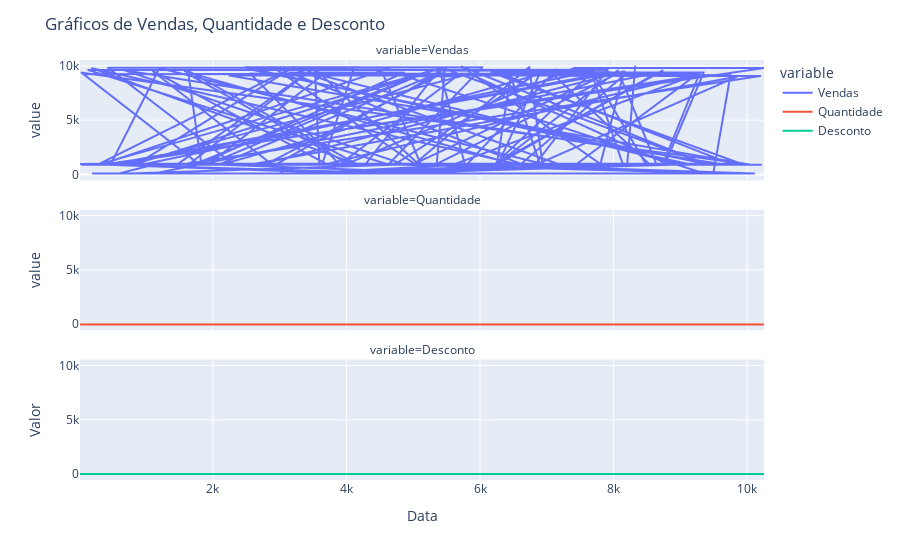

This figure's notebook cell:
### Code cell
sample_size = 480
plot_cols = ['Vendas', 'Quantidade', 'Desconto']
plot_features = dados[plot_cols].head(sample_size)


fig = px.line(plot_features, x=plot_features.index, y=plot_cols, facet_col="variable", facet_col_wrap=1)


fig.update_layout(
    title="Gráficos de Vendas, Quantidade e Desconto",
    xaxis_title="Data",
    yaxis_title="Valor",
)


fig.show()

### Figure 1 — Plotly figure (JSON) as saved in the notebook; plotly's stock layout.template omitted (floating-point values rounded to 4 significant figures; data arrays with more than 128 entries replaced by an {"elided": "..."} marker saying what was removed)
{"data": [{"hovertemplate": "variable=Vendas<br>index=%{x}<br>value=%{y}<extra></extra>", "legendgroup": "Vendas", "line": {"color": "#636efa", "dash": "solid"}, "marker": {"symbol": "circle"}, "mode": "lines", "name": "Vendas", "showlegend": true, "type": "scattergl", "x": {"elided": "480 int values"}, "xaxis": "x3", "y": {"elided": "480 float values"}, "yaxis": "y3"}, {"hovertemplate": "variable=Quantidade<br>index=%{x}<br>value=%{y}<extra></extra>", "legendgroup": "Quantidade", "line": {"color": "#EF553B", "dash": "solid"}, "marker": {"symbol": "circle"}, "mode": "lines", "name": "Quantidade", "showlegend": true, "type": "scattergl", "x": {"elided": "480 int values"}, "xaxis": "x2", "y": {"elided": "480 int values"}, "yaxis": "y2"}, {"hovertemplate": "variable=Desconto<br>index=%{x}<br>value=%{y}<extra></extra>", "legendgroup": "Desconto", "line": {"color": "#00cc96", "dash": "solid"}, "marker": {"symbol": "circle"}, "mode": "lines", "name": "Desconto", "showlegend": true, "type": "scattergl", "x": {"elided": "480 int values"}, "xaxis": "x", "y": {"elided": "480 float values"}, "yaxis": "y"}], "layout": {"annotations": [{"font": {}, "showarrow": false, "text": "variable=Desconto", "x": 0.5, "xanchor": "center", "xref": "paper", "y": 0.2867, "yanchor": "bottom", "yref": "paper"}, {"font": {}, "showarrow": false, "text": "variable=Quantidade", "x": 0.5, "xanchor": "center", "xref": "paper", "y": 0.6433, "yanchor": "bottom", "yref": "paper"}, {"font": {}, "showarrow": false, "text": "variable=Vendas", "x": 0.5, "xanchor": "center", "xref": "paper", "y": 1.0, "yanchor": "bottom", "yref": "paper"}], "legend": {"title": {"text": "variable"}, "tracegroupgap": 0}, "margin": {"t": 60}, "title": {"text": "Gráficos de Vendas, Quantidade e Desconto"}, "xaxis": {"anchor": "y", "domain": [0, 1], "title": {"text": "Data"}}, "xaxis2": {"anchor": "y2", "domain": [0, 1], "matches": "x", "showticklabels": false}, "xaxis3": {"anchor": "y3", "domain": [0, 1], "matches": "x", "showticklabels": false}, "yaxis": {"anchor": "x", "domain": [0, 0.2867], "title": {"text": "Valor"}}, "yaxis2": {"anchor": "x2", "domain": [0.3567, 0.6433], "matches": "y", "title": {"text": "value"}}, "yaxis3": {"anchor": "x3", "domain": [0.7133, 1.0], "matches": "y", "title": {"text": "value"}}}}
